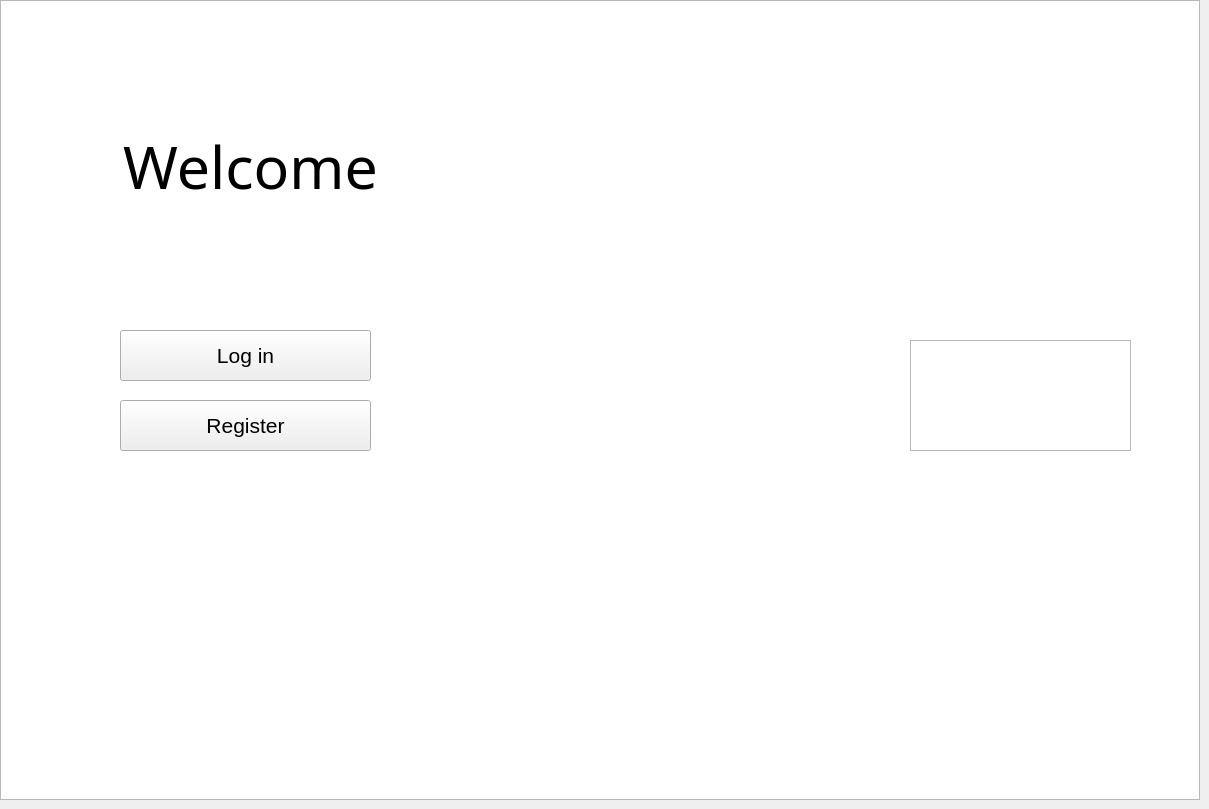
    <widget class="QWidget" name="openingPage1">
     <widget class="QGraphicsView" name="graphicsView">
      <property name="geometry">
       <rect>
        <x>0</x>
        <y>0</y>
        <width>1200</width>
        <height>800</height>
       </rect>
      </property>
      <property name="styleSheet">
       <string notr="true">border-image: url(:/new/prefix1/sdasd.jpg);</string>
      </property>
     </widget>
     <widget class="QGraphicsView" name="graphicsView_2">
      <property name="geometry">
       <rect>
        <x>910</x>
        <y>340</y>
        <width>221</width>
        <height>111</height>
       </rect>
      </property>
      <property name="styleSheet">
       <string notr="true">border-image: url(:/new/prefix1/logo.png);</string>
      </property>
     </widget>
     <widget class="QPushButton" name="pushButton">
      <property name="geometry">
       <rect>
        <x>120</x>
        <y>330</y>
        <width>251</width>
        <height>51</height>
       </rect>
      </property>
      <property name="font">
       <font>
        <pointsize>16</pointsize>
        <weight>50</weight>
        <bold>false</bold>
       </font>
      </property>
      <property name="cursor">
       <cursorShape>PointingHandCursor</cursorShape>
      </property>
      <property name="text">
       <string>Log in</string>
      </property>
     </widget>
     <widget class="QPushButton" name="regButton">
      <property name="geometry">
       <rect>
        <x>120</x>
        <y>400</y>
        <width>251</width>
        <height>51</height>
       </rect>
      </property>
      <property name="font">
       <font>
        <pointsize>16</pointsize>
        <weight>50</weight>
        <bold>false</bold>
       </font>
      </property>
      <property name="cursor">
       <cursorShape>PointingHandCursor</cursorShape>
      </property>
      <property name="text">
       <string>Register</string>
      </property>
     </widget>
     <widget class="QLabel" name="label_2">
      <property name="geometry">
       <rect>
        <x>70</x>
        <y>130</y>
        <width>361</width>
        <height>71</height>
       </rect>
      </property>
      <property name="font">
       <font>
        <family>Stencil</family>
        <pointsize>44</pointsize>
        <weight>50</weight>
        <bold>false</bold>
       </font>
      </property>
      <property name="styleSheet">
       <string notr="true">color: rgb(255, 255, 255);
color: rgb(0, 0, 0);</string>
      </property>
      <property name="text">
       <string>Welcome</string>
      </property>
      <property name="alignment">
       <set>Qt::AlignCenter</set>
      </property>
     </widget>
    </widget>
